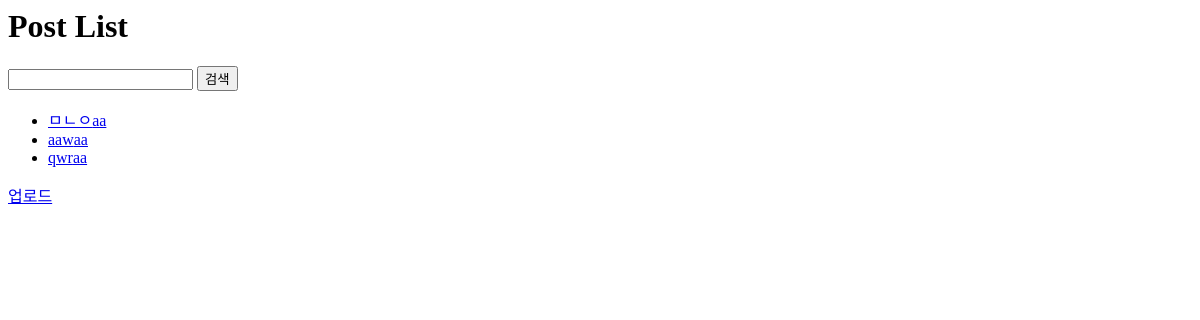
Page /tube/list/ on the earlier database version.
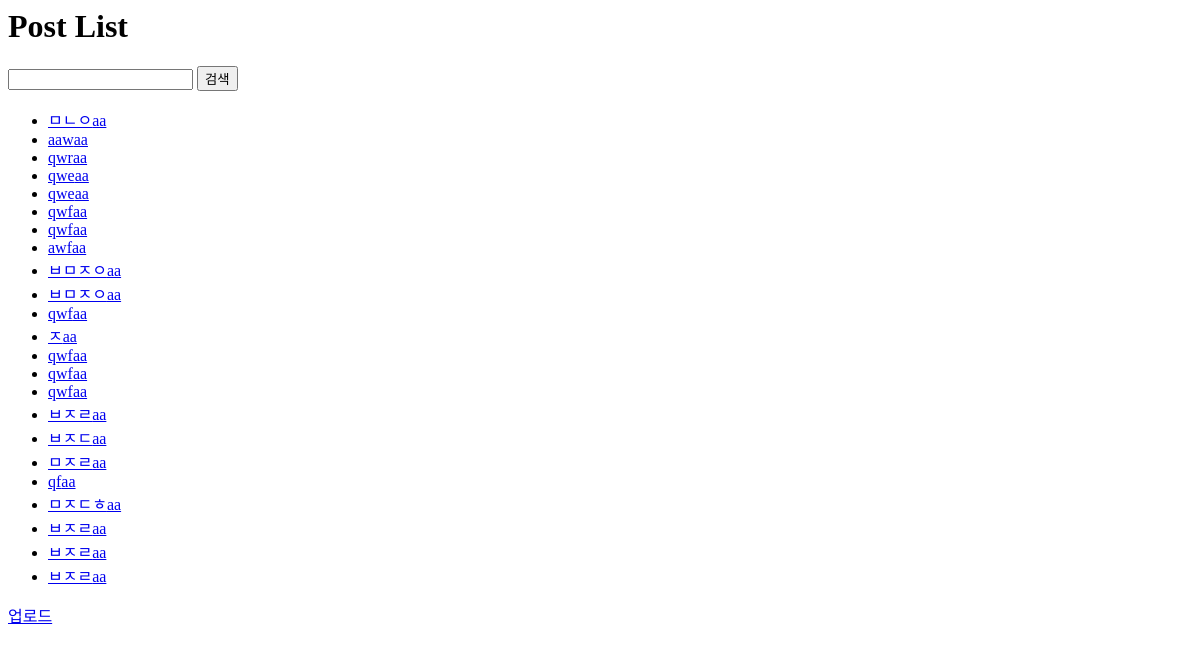
Same page on the later database version.
### tube/models.py (models this page shows, shortened)
class Post(models.Model):
    CATEGORY_CHOICES = [
        ('bug', '버그'),
        ('quest', '퀘스트'),
        ('help', '도움'),
        ('rescue', '구조'),
    ]
    post_contents = models.ManyToManyField('PostContent', related_name='posts', blank=True)
    tags = models.ManyToManyField('Tag', blank=True, related_name='tags' ,db_index=True)
    title = models.CharField(max_length=100, db_index=True)
    created_at = models.DateTimeField(auto_now_add=True)
    updated_at = models.DateTimeField(auto_now=True)
    category = models.CharField(max_length=50, choices=CATEGORY_CHOICES, default='bug', null=False)
    author = models.ForeignKey(settings.AUTH_USER_MODEL, on_delete=models.CASCADE, related_name='posts_written')
    view_count = models.PositiveIntegerField(default=0)
    class Meta:
        abstract = False  # change from True to False

### tube/views.py (the view)
class PostListView(ListView):
    model = Post
    def get_queryset(self):
        qs = super().get_queryset()
        q = self.request.GET.get('q', '')
        category = self.request.GET.get('category', '')
        selecttag = self.request.GET.get('selecttag', '')
        print(category)
        print(selecttag)
        print(q)
        return blog_select_method(qs, q, category, selecttag)

### tube/views.py (called while the page is built)
def blog_select_method(qs, q, category, selecttag):
    if q and category and selecttag:
        qs = qs.filter(Q(title__icontains=q) & Q(category=category) & Q(tags__tag_name=selecttag))
    elif q and category:
        qs = qs.filter(Q(title__icontains=q) & Q(category=category))
    elif q:
        qs = qs.filter(title__icontains=q)
    elif category:
        qs = qs.filter(category=category)
    elif selecttag:
        qs = qs.filter(tags__tag_name=selecttag)
    return qs

### templates/tube/post_list.html
<h1>Post List</h1>
<form action="" method="GET">
    <input type="text" name="q" value="{{ request.GET.q }}">
    <input type="submit" value="검색">
</form>
<ul>
    {% for post in post_list %}
    <li>
        <a href="{% url 'tube:post_detail' post.pk %}">
            {{ post.title }}aa
        </a>
    </li>
    {% endfor %}
</ul>
<a href="{% url 'tube:post_create' %}">업로드</a>

Differences in the rows shown:
added Post: title "qwe"
added Post: title "qwe"
added Post: title "qwf"
added Post: title "qwf"
added Post: title "awf"
added Post: title "ㅂㅁㅈㅇ"
added Post: title "ㅂㅁㅈㅇ"
added Post: title "qwf"
added Post: title "ㅈ"
added Post: title "qwf"
added Post: title "qwf"
added Post: title "qwf"
added Post: title "ㅂㅈㄹ"
added Post: title "ㅂㅈㄷ"
added Post: title "ㅁㅈㄹ"
added Post: title "qf"
added Post: title "ㅁㅈㄷㅎ"
added Post: title "ㅂㅈㄹ"
added Post: title "ㅂㅈㄹ"
added Post: title "ㅂㅈㄹ"
